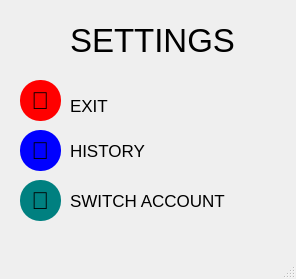
<?xml version="1.0" encoding="UTF-8"?>
<ui version="4.0">
 <class>SettingsWindow</class>
 <widget class="QMainWindow" name="SettingsWindow">
  <property name="geometry">
   <rect>
    <x>0</x>
    <y>0</y>
    <width>296</width>
    <height>279</height>
   </rect>
  </property>
  <property name="windowTitle">
   <string>MainWindow</string>
  </property>
  <property name="styleSheet">
   <string notr="true">QMainWindow {
background-image: url(:/image/4599316.jpg);
}</string>
  </property>
  <widget class="QWidget" name="centralwidget">
   <widget class="QLabel" name="label_4">
    <property name="geometry">
     <rect>
      <x>70</x>
      <y>190</y>
      <width>191</width>
      <height>21</height>
     </rect>
    </property>
    <property name="font">
     <font>
      <pointsize>13</pointsize>
     </font>
    </property>
    <property name="text">
     <string>SWITCH ACCOUNT</string>
    </property>
   </widget>
   <widget class="QLabel" name="label_3">
    <property name="geometry">
     <rect>
      <x>70</x>
      <y>140</y>
      <width>91</width>
      <height>21</height>
     </rect>
    </property>
    <property name="font">
     <font>
      <pointsize>13</pointsize>
     </font>
    </property>
    <property name="text">
     <string>HISTORY</string>
    </property>
   </widget>
   <widget class="QLabel" name="label_2">
    <property name="geometry">
     <rect>
      <x>70</x>
      <y>90</y>
      <width>51</width>
      <height>31</height>
     </rect>
    </property>
    <property name="font">
     <font>
      <pointsize>13</pointsize>
     </font>
    </property>
    <property name="text">
     <string>EXIT</string>
    </property>
   </widget>
   <widget class="QPushButton" name="switchaccountButton_3">
    <property name="geometry">
     <rect>
      <x>20</x>
      <y>180</y>
      <width>41</width>
      <height>41</height>
     </rect>
    </property>
    <property name="font">
     <font>
      <pointsize>18</pointsize>
     </font>
    </property>
    <property name="cursor">
     <cursorShape>PointingHandCursor</cursorShape>
    </property>
    <property name="styleSheet">
     <string notr="true">QPushButton{
background-color:teal;
border-radius:20px;
}</string>
    </property>
    <property name="text">
     <string>🔄</string>
    </property>
   </widget>
   <widget class="QLabel" name="label">
    <property name="geometry">
     <rect>
      <x>70</x>
      <y>10</y>
      <width>191</width>
      <height>61</height>
     </rect>
    </property>
    <property name="font">
     <font>
      <pointsize>25</pointsize>
     </font>
    </property>
    <property name="text">
     <string>SETTINGS</string>
    </property>
   </widget>
   <widget class="QPushButton" name="historyButton_2">
    <property name="geometry">
     <rect>
      <x>20</x>
      <y>130</y>
      <width>41</width>
      <height>41</height>
     </rect>
    </property>
    <property name="font">
     <font>
      <pointsize>18</pointsize>
     </font>
    </property>
    <property name="cursor">
     <cursorShape>PointingHandCursor</cursorShape>
    </property>
    <property name="styleSheet">
     <string notr="true">QPushButton{
background-color:blue;
border-radius:20px;
}</string>
    </property>
    <property name="text">
     <string>📜</string>
    </property>
   </widget>
   <widget class="QPushButton" name="exitButton">
    <property name="geometry">
     <rect>
      <x>20</x>
      <y>80</y>
      <width>41</width>
      <height>41</height>
     </rect>
    </property>
    <property name="font">
     <font>
      <pointsize>18</pointsize>
     </font>
    </property>
    <property name="cursor">
     <cursorShape>PointingHandCursor</cursorShape>
    </property>
    <property name="styleSheet">
     <string notr="true">QPushButton{
background-color:red;
border-radius:20px;
}</string>
    </property>
    <property name="text">
     <string>🚪</string>
    </property>
   </widget>
  </widget>
  <widget class="QMenuBar" name="menubar">
   <property name="geometry">
    <rect>
     <x>0</x>
     <y>0</y>
     <width>296</width>
     <height>26</height>
    </rect>
   </property>
  </widget>
  <widget class="QStatusBar" name="statusbar"/>
 </widget>
 <resources/>
 <connections/>
</ui>
